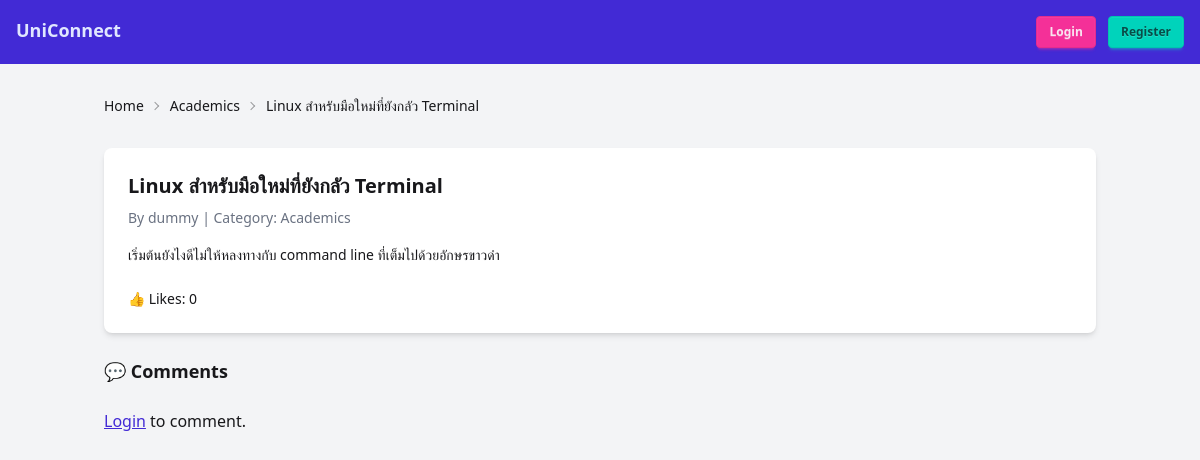
Screenshot of /thread.php?id=4 with the database file from the repository.
### tables this page shows
CREATE TABLE IF NOT EXISTS threads (
    id INT AUTO_INCREMENT PRIMARY KEY,
    title VARCHAR(255) NOT NULL,
    content TEXT NOT NULL,
    category_id INT NOT NULL,
    author_id INT NOT NULL,
    created_at TIMESTAMP DEFAULT CURRENT_TIMESTAMP,
    updated_at TIMESTAMP DEFAULT CURRENT_TIMESTAMP ON UPDATE CURRENT_TIMESTAMP,
    FOREIGN KEY (category_id) REFERENCES categories(id) ON DELETE CASCADE,
    FOREIGN KEY (author_id) REFERENCES users(id) ON DELETE CASCADE
);

CREATE TABLE IF NOT EXISTS categories (
    id INT AUTO_INCREMENT PRIMARY KEY,
    name VARCHAR(50) NOT NULL UNIQUE,
    created_at TIMESTAMP DEFAULT CURRENT_TIMESTAMP
);

CREATE TABLE IF NOT EXISTS users (
    id INT AUTO_INCREMENT PRIMARY KEY,
    username VARCHAR(50) NOT NULL UNIQUE,
    email VARCHAR(100) NOT NULL UNIQUE,
    password VARCHAR(255) NOT NULL,
    bio TEXT,
    role ENUM('user', 'moderator', 'admin') DEFAULT 'user',
    profile_image VARCHAR(255),
    created_at TIMESTAMP DEFAULT CURRENT_TIMESTAMP
);

### thread.php (the view, shortened to what this page needs)
<?php
require 'pdo.php';
$thread_id = $_GET['id'] ?? 0;
$stmt = $conn->prepare("SELECT t.*, u.username, c.name AS category_name FROM threads t
    JOIN users u ON t.author_id=u.id
    JOIN categories c ON t.category_id=c.id
    WHERE t.id=?");
$stmt->execute([$thread_id]);
$thread = $stmt->fetch();
?>
<!DOCTYPE html>
<html lang="en">
<head>
    <link href="https://cdn.jsdelivr.net/npm/daisyui@5" rel="stylesheet" type="text/css" />
    <script src="https://cdn.jsdelivr.net/npm/@tailwindcss/browser@4"></script>
</head>
<body class="bg-gray-100 min-h-screen">
    <nav class="bg-primary text-primary-content p-4 flex justify-between">
        <a href="index.php" class="font-bold text-lg">UniConnect</a>
        <div>
            <?php if (isset($_SESSION['user_id'])): ?>
                <span>Hi, <?= htmlspecialchars($_SESSION['role']) ?></span>
                <a href="logout.php" class="btn btn-sm btn-secondary ml-2">Logout</a>
            <?php else: ?>
                <a href="login.php" class="btn btn-sm btn-secondary">Login</a>
                <a href="register.php" class="btn btn-sm btn-accent ml-2">Register</a>
            <?php endif; ?>
        </div>
    </nav>
    <div class="container mx-auto mt-6 px-4">
        <div class="text-sm breadcrumbs mb-6">
            <ul>
                <li><a href="index.php">Home</a></li>
                <li><?= htmlspecialchars($thread['category_name']) ?></li>
                <li><?= htmlspecialchars($thread['title']) ?></li>
            </ul>
        </div>
        <div class="card bg-base-100 shadow-md mb-6">
            <div class="card-body">
                <h2 class="card-title text-xl"><?= htmlspecialchars($thread['title']) ?></h2>
                <p class="text-sm text-gray-500 mb-2">
                    By <?= htmlspecialchars($thread['username']) ?> |
                    Category: <?= htmlspecialchars($thread['category_name']) ?>
                </p>
                <p class="mb-4"><?= nl2br(htmlspecialchars($thread['content'])) ?></p>
                <div class="flex items-center gap-4">
                    <p class="text-sm">👍 Likes:
                        <?php
                        $stmt = $conn->prepare("SELECT COUNT(*) FROM likes WHERE thread_id=?");
                        $stmt->execute([$thread['id']]);
                        echo $stmt->fetchColumn();
                        ?>
                    </p>
                </div>
            </div>
        </div>
        <div class="mb-6">
            <h3 class="text-lg font-semibold mb-3">💬 Comments</h3>
        </div>
        <div class="mb-10">
            <?php if (isset($_SESSION['user_id'])): ?>
                <div class="card bg-base-100 shadow">
                    <div class="card-body">
                        <h3 class="card-title text-md">Add a Comment</h3>
                        <form method="post">
                            <textarea name="content" class="textarea textarea-bordered w-full mb-2"
                                placeholder="Write your comment..." required></textarea>
                            <button type="submit" class="btn btn-success btn-sm">Post Comment</button>
                        </form>
                    </div>
                </div>
            <?php else: ?>
                <p><a href="login.php" class="link link-primary">Login</a> to comment.</p>
            <?php endif; ?>
        </div>
    </div>
</body>
</html>

### rows the page displays
threads: category.name "Academics", title "Linux สำหรับมือใหม่ที่ยังกลัว Terminal", author.username "dummy", content "เริ่มต้นยังไงดีไม่ให้หลงทางกับ command line ที่เต็มไปด้วยอักษรขาวดำ"

### other values shown
$stmt->fetchColumn() "0"
